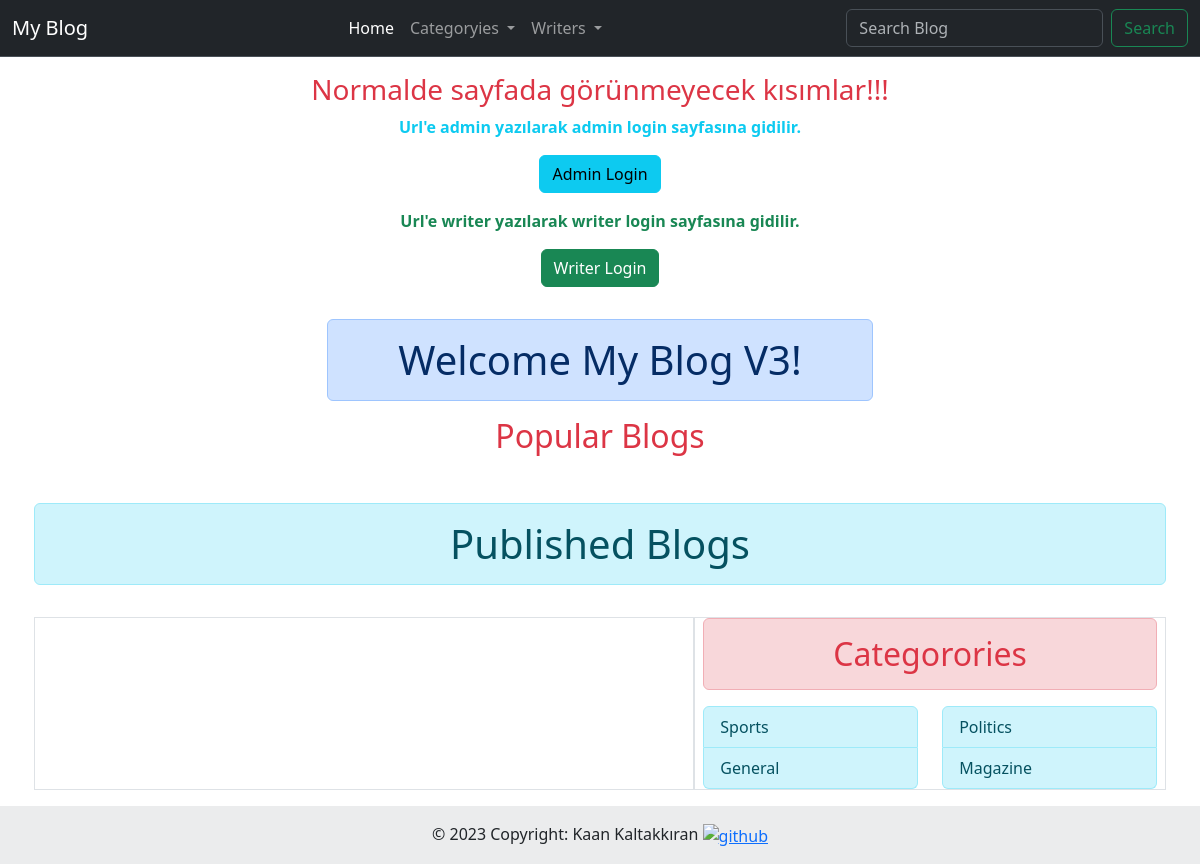
/, run on an earlier commit of the app's database.
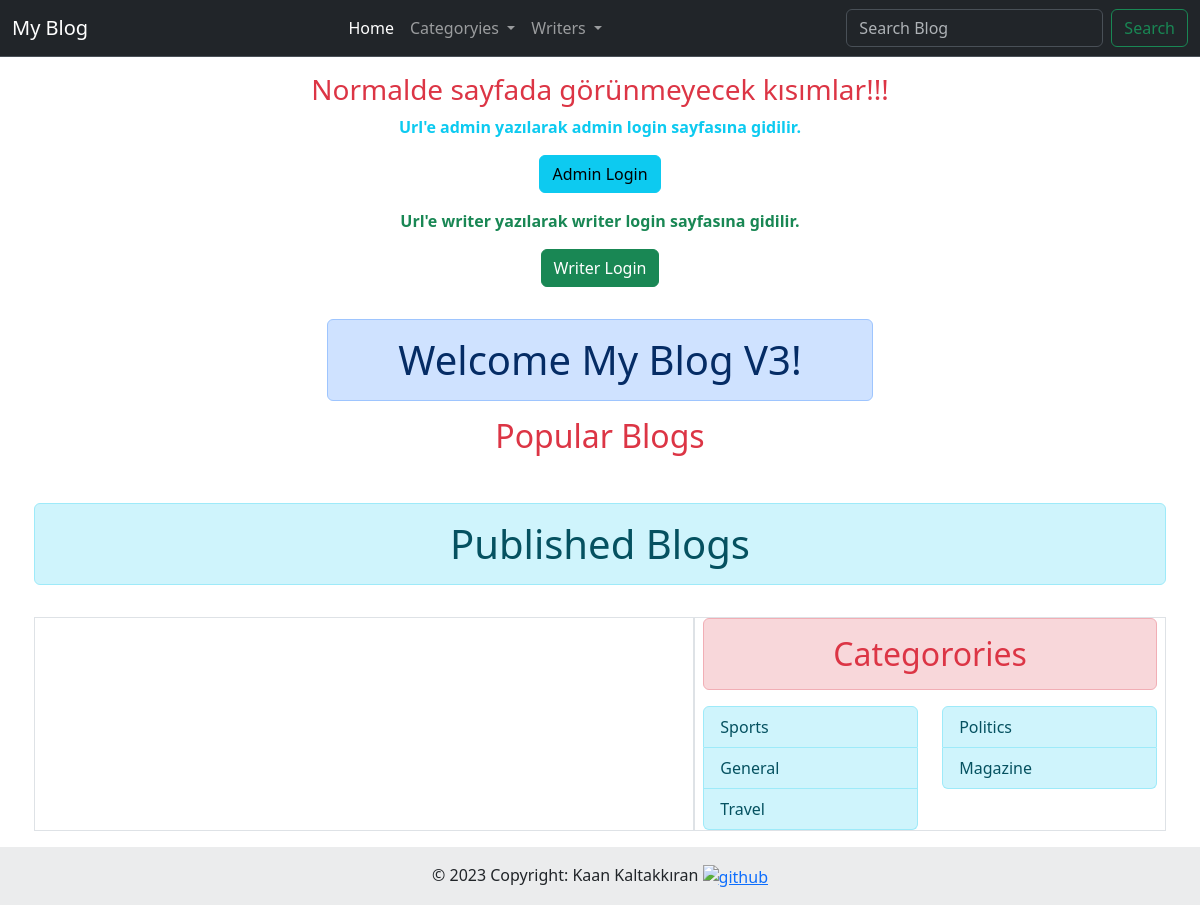
And on a later commit of the database.
### tables this page shows
CREATE TABLE `categories` (
  `categoryid` int(11) NOT NULL AUTO_INCREMENT,
  `categoryname` varchar(50) NOT NULL,
  `categorydate` timestamp NOT NULL DEFAULT current_timestamp(),
  PRIMARY KEY (`categoryid`)
);

### index.php (the view, shortened to what this page needs)
  <?php
$activePage = "index";
require 'up.html.php';
?>
      <?php include 'navbar.php';?>
      <div class="container">
      <?php if ($_SESSION['isLogin'] == 0) {?>
      <h3 class="text-center text-danger mt-3">Normalde sayfada görünmeyecek kısımlar!!!</h3>
      <p class="text-center text-info fw-bold ">Url'e admin yazılarak admin login sayfasına gidilir.</p>
      <p class="text-center"> <a href="admin.login.php" class="btn btn-info">Admin Login</a></p>
      <p class="text-center text-success fw-bold ">Url'e writer yazılarak writer login sayfasına gidilir.</p>
      <p class="text-center"> <a href="writer.login.php" class="btn btn-success">Writer Login</a></p>
      <?php }?>
        <div class="row justify-content-center ">
          <div class="col-6">
        <h1 class='alert alert-primary mt-3 text-center'>Welcome My Blog V3!</h1>
        </div>
        </div>
  <h2 class="text-center  text-danger ">Popular Blogs</h2>
        <div class="row justify-content-center ">
          <div class="col-6">
          <div id="carouselExampleAutoplaying" class="carousel slide carousel-fade" data-bs-ride="carousel">
    <button class="carousel-control-prev" type="button" data-bs-target="#carouselExampleAutoplaying" data-bs-slide="prev">
      <span class="carousel-control-prev-icon" aria-hidden="true"></span>
    </button>
    <button class="carousel-control-next" type="button" data-bs-target="#carouselExampleAutoplaying" data-bs-slide="next">
      <span class="carousel-control-next-icon" aria-hidden="true"></span>
    </button>
  </div>
          </div>
        </div>
          <div class="row g-3 mt-4 ">
          <h1 class='alert alert-info mt-3 text-center'>Published Blogs</h1>
          <div class="col-7 border ">
          </div>
          <div class="col-5 border">
          <h2 class='alert alert-danger mb-3 text-center text-danger'>Categorories</h2>
          <?php
require_once 'db.php';
$sql = "SELECT * FROM categories";
$SORGU = $DB->prepare($sql);
$SORGU->execute();
$categories = $SORGU->fetchAll(PDO::FETCH_ASSOC);
$firstListItems = "";
$secondListItems = "";
$totalCategories = count($categories);
for ($i = 0; $i < $totalCategories; $i++) {
    $category = $categories[$i];
    if ($i % 2 == 0) {
        $firstListItems .= "<a class='list-group-item list-group-item-action list-group-item-info' href='blog.category.show.php?categoryid={$category["categoryid"]}'>{$category["categoryname"]}</a>";
    } else {
        $secondListItems .= "<a href='blog.category.show.php?categoryid={$category["categoryid"]}' class='list-group-item list-group-item-action list-group-item-info'>{$category["categoryname"]}</a>";
    }
}
?>
            <div class="row">
              <div class="col-6">
              <ul class="list-group">
              <?php echo $firstListItems; ?>
  </ul>
              </div>
              <div class="col-6">
              <ul class="list-group">
              <?php echo $secondListItems; ?>
  </ul>
              </div>
            </div>
        </div>
            </div>
  </div>
      <?php include 'footer.php';?>
  <?php require 'down.html.php';?>

### up.html.php (shortened to what this page needs)
<!doctype html>
<html lang="en">
  <head>
    <link href="https://cdn.jsdelivr.net/npm/bootstrap@5.3.2/dist/css/bootstrap.min.css" rel="stylesheet">
    <link rel="stylesheet" href="https://cdn.jsdelivr.net/npm/bootstrap-icons@1.11.3/font/bootstrap-icons.min.css">
  </head>
  <body>

### navbar.php (shortened to what this page needs)
<nav class="navbar navbar-expand-lg  bg-dark border-bottom border-body" data-bs-theme="dark">
  <div class="container-fluid">
    <a class="navbar-brand" href="index.php">My Blog</a>
    <div class="collapse navbar-collapse" id="navbarSupportedContent">
      <ul class="navbar-nav mx-auto mb-2 mb-lg-0">
        <li class="nav-item">
        <li class="nav-item">
          <a class="nav-link  <?=($activePage == 'index') ? 'active' : '';?>" href="index.php">Home</a>
        </li>
        </li>
        <li class="nav-item dropdown">
          <a class="nav-link dropdown-toggle  <?=($activePage == 'categoryies') ? 'active' : '';?>" href="#" role="button" data-bs-toggle="dropdown" aria-expanded="false">
          Categoryies
          </a>
        </li>
        <li class="nav-item dropdown">
          <a class="nav-link dropdown-toggle  <?=($activePage == 'writers') ? 'active' : '';?>" href="#" role="button" data-bs-toggle="dropdown" aria-expanded="false">
          Writers
          </a>
        </li>
      </ul>
      <form action="search.blog.php" class="d-flex" role="search" method="get">
        <input class="form-control me-2" type="search" name="form_search_word" placeholder="Search Blog" aria-label="Search">
        <button class="btn btn-outline-success" type="submit">Search</button>
      </form>
    </div>
  </div>
</nav>

### footer.php
<footer class="bg-body-tertiary text-center text-lg-start mt-3">
  <div class="text-center p-3" style="background-color: rgba(0, 0, 0, 0.05);">
    © 2023 Copyright: Kaan Kaltakkıran
    <a href="https://github.com/kaankaltakkiran/blog" target="_blank" rel="noopener noreferrer"><img width="35" height="35" src="https://img.icons8.com/plasticine/50/github.png" alt="github"/></a>
  </div>
</footer>

### down.html.php (shortened to what this page needs)
  </body>
</html>

What changed in the data, as far as the page shows it:
added categories: categoryname "Travel"
